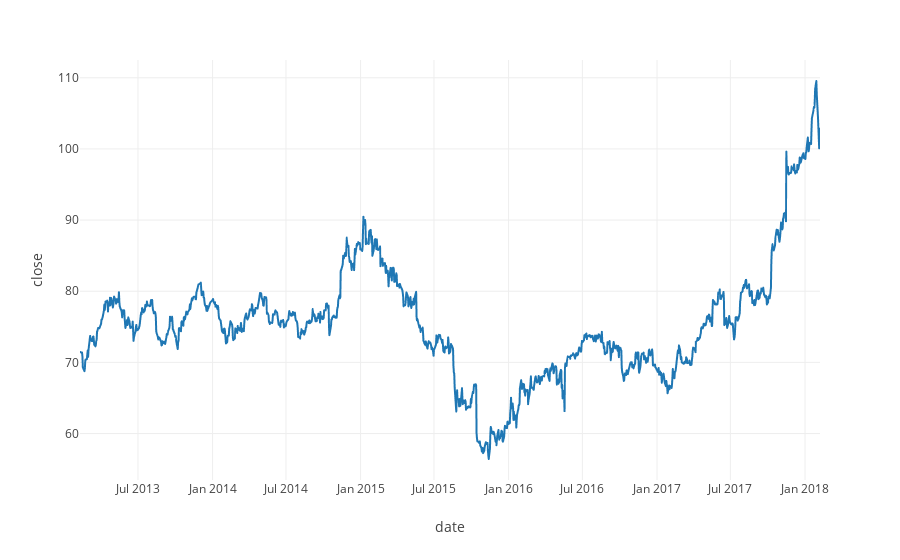

Write notebook code for a chart like this one.
### Markdown cell above
### Plot a line chart with the observed values (the daily closing prices).

### Code cell
ilinechart(data, "date", "close")

### Figure 1 — Plotly figure (JSON) as saved in the notebook; plotly's stock layout.template omitted (floating-point values rounded to 4 significant figures; data arrays with more than 128 entries replaced by an {"elided": "..."} marker saying what was removed)
{"data": [{"hovertemplate": "date=%{x}<br>close=%{y}<extra></extra>", "legendgroup": "", "line": {"color": "#1F77B4", "dash": "solid"}, "mode": "lines", "name": "", "showlegend": false, "type": "scattergl", "x": {"elided": "1259 str values"}, "xaxis": "x", "y": {"elided": "1259 float values"}, "yaxis": "y"}], "layout": {"legend": {"tracegroupgap": 0}, "margin": {"t": 60}, "title": {"x": 0.5}, "xaxis": {"anchor": "y", "domain": [0, 1], "title": {"text": "date"}}, "yaxis": {"anchor": "x", "domain": [0, 1], "title": {"text": "close"}}}}
